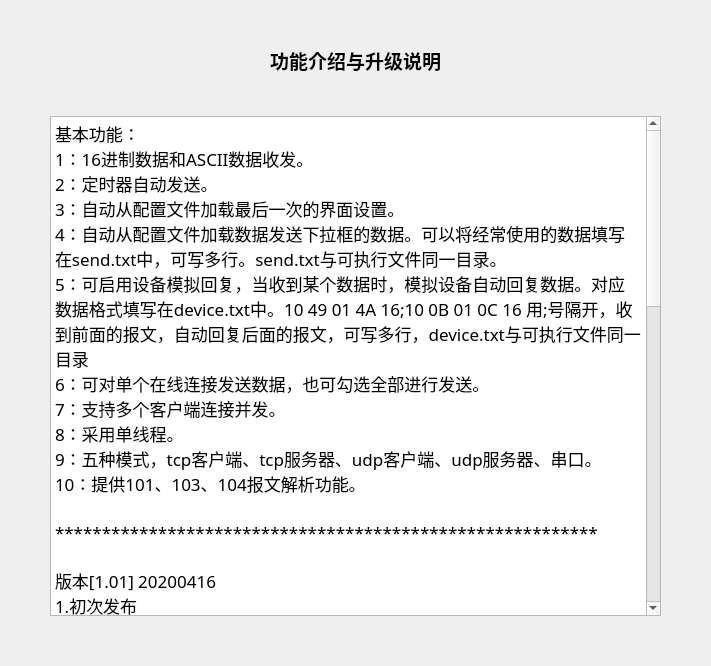
<?xml version="1.0" encoding="UTF-8"?>
<ui version="4.0">
 <class>DialogIntroduction</class>
 <widget class="QDialog" name="DialogIntroduction">
  <property name="geometry">
   <rect>
    <x>0</x>
    <y>0</y>
    <width>711</width>
    <height>666</height>
   </rect>
  </property>
  <property name="windowTitle">
   <string>软件介绍</string>
  </property>
  <layout class="QVBoxLayout" name="verticalLayout">
   <property name="leftMargin">
    <number>50</number>
   </property>
   <property name="topMargin">
    <number>10</number>
   </property>
   <property name="rightMargin">
    <number>50</number>
   </property>
   <property name="bottomMargin">
    <number>50</number>
   </property>
   <item>
    <widget class="QLabel" name="label">
     <property name="minimumSize">
      <size>
       <width>0</width>
       <height>100</height>
      </size>
     </property>
     <property name="font">
      <font>
       <family>新宋体</family>
       <pointsize>14</pointsize>
       <weight>75</weight>
       <bold>true</bold>
      </font>
     </property>
     <property name="text">
      <string>功能介绍与升级说明</string>
     </property>
     <property name="alignment">
      <set>Qt::AlignCenter</set>
     </property>
    </widget>
   </item>
   <item>
    <widget class="QPlainTextEdit" name="plainTextEdit">
     <property name="font">
      <font>
       <family>隶书</family>
       <pointsize>13</pointsize>
      </font>
     </property>
     <property name="readOnly">
      <bool>true</bool>
     </property>
     <property name="plainText">
      <string>基本功能：
1：16进制数据和ASCII数据收发。
2：定时器自动发送。
3：自动从配置文件加载最后一次的界面设置。
4：自动从配置文件加载数据发送下拉框的数据。可以将经常使用的数据填写在send.txt中，可写多行。send.txt与可执行文件同一目录。
5：可启用设备模拟回复，当收到某个数据时，模拟设备自动回复数据。对应数据格式填写在device.txt中。10 49 01 4A 16;10 0B 01 0C 16 用;号隔开，收到前面的报文，自动回复后面的报文，可写多行，device.txt与可执行文件同一目录
6：可对单个在线连接发送数据，也可勾选全部进行发送。
7：支持多个客户端连接并发。
8：采用单线程。
9：五种模式，tcp客户端、tcp服务器、udp客户端、udp服务器、串口。
10：提供101、103、104报文解析功能。

**********************************************************

版本[1.01] 20200416
1.初次发布

版本[1.02] 20200419
1.增加高级功能：自定义报文发送

版本[1.03] 20200422
1.自定义报文可以一键导入、清除、选中，发送时对应的报文背景色会变化

版本[1.04] 20200427
1.104增加asdu50解析
2.模拟设备时，去除首尾空格以及字母大小写的影响

版本[1.05] 20200428
1.模拟设备时，解决串口报文断帧的影响
2.解析报文时，可以手动对原始报文与解析结果内容上色

版本[1.06] 20200504
1.增加高级功能：报文处理，可校验、转换等功能

版本[1.07] 20200520
1.自定义报文可以发送文件
2.Unicode编码每组数据间可以使用多个空格
3.编码转化中字符从行输入改用文本输入,可输入回车

版本[1.08] 20200522
1.103 增加对ASDU21的解析
2.103 修改ASDU10的解析,在解析NGD前判断是否存在NGD
3.增加软件介绍

版本[1.09] 20200607
1.103 ASDU10支持对ASCII 8位码的解析
2.104 增加ASDU167(定值召唤等扩展功能)的解析</string>
     </property>
    </widget>
   </item>
  </layout>
 </widget>
 <resources/>
 <connections/>
</ui>
